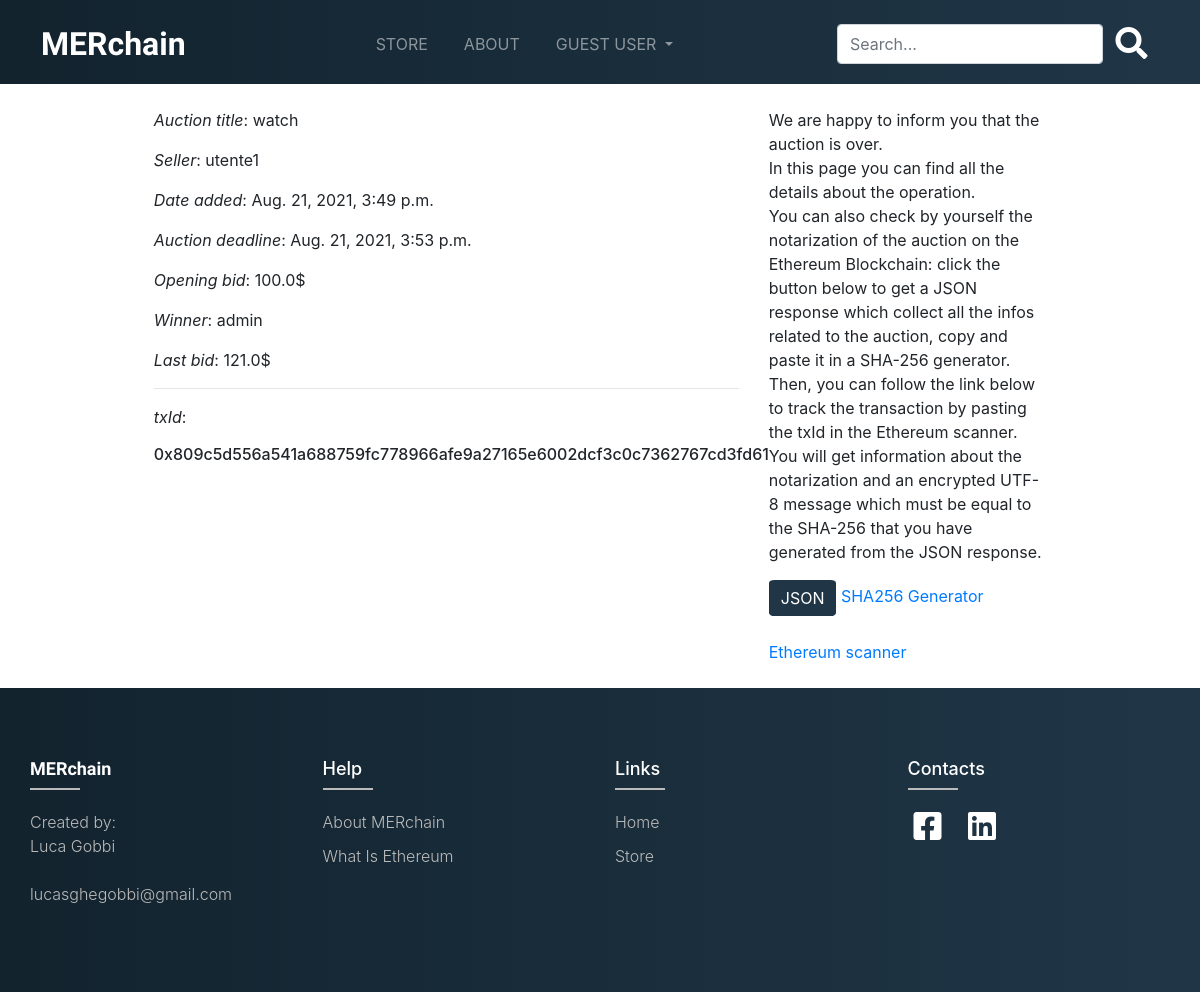
/recap/36/, run on the app's committed database.
### store/models.py (models this page shows, shortened)
class Product(models.Model):
    user = models.ForeignKey(User, on_delete=models.CASCADE, default=None, related_name='user')
    name = models.CharField(max_length=200, null=True)
    price = models.FloatField(null=True, blank=True)
    lastBid = models.FloatField(default=0, blank=True)
    date_added = models.DateTimeField(auto_now_add=True)
    deadline = models.DateTimeField(auto_now_add=False, auto_now=False)
    description = models.CharField(max_length=5000, null=True)
    done = models.BooleanField(default=False)
    winner = models.ForeignKey(User, on_delete=models.CASCADE, related_name='winner', null=True, blank=True)
    image = models.ImageField(upload_to='product_imgs', default='default.png')
    hash = models.CharField(max_length=64, default=None, null=True)
    txId = models.CharField(max_length=66, default=None, null=True)

### store/views.py (the view)
# urls.py: path('recap/<int:pk>/', v.recap_view, name='recap'),
def recap_view(request, pk):
   auction = get_object_or_404(Product, pk=pk)
   context = {
   'auction': auction,
   'notifications': notifications,
   }
   return render(request, 'store/recap.html', context)

### store/templates/store/recap.html (shortened to what this page needs)
{% extends 'store/base.html' %}
{% load static %}
{% block content %}
    <div class="row my-4 justify-content-center">
        <div class="col-6">
            <p><em>Auction title</em>: {{ auction.name }}</p>
            <p><em>Seller</em>: {{ auction.user }}</p>
            <p><em>Date added</em>: {{ auction.date_added }}</p>
            <p><em>Auction deadline</em>: {{ auction.deadline }}</p>
            <p><em>Opening bid</em>: {{ auction.price }}$</p>
            <p><em>Winner</em>: {{ auction.winner }}</p>
            <p><em>Last bid</em>: {{ auction.lastBid }}$</p>
            <hr>
            <p><em>txId</em>: <h6>{{ auction.txId }}</h6></p>
        </div>
        <div class="col-3">
            <p>We are happy to inform you that the auction is over.<br>In this page you can find all the details about the operation.<br>
               You can also check by yourself the notarization of the auction on the Ethereum Blockchain:
               click the button below to get a JSON response which collect all the infos related to the auction, copy and paste it in a SHA-256 generator.
               Then, you can follow the link below to track the transaction by pasting the txId in the Ethereum scanner.
               You will get information about the notarization and an encrypted UTF-8 message which must be equal to the SHA-256 that you have generated from the JSON response.</p>
            <a href="{% url 'json_recap' pk=auction.pk %}"><button class="btn btn-send">JSON</button></a>
            <a href="https://xorbin.com/tools/sha256-hash-calculator">SHA256 Generator</a>
            <br><br>
            <a href="https://ropsten.etherscan.io">Ethereum scanner</a>
        </div>
    </div>
{% endblock content %}

### static/css/base.css (style rules this page uses)
* { padding: 0; margin: 0; box-sizing: 0; }
.btn { border-radius: 0; }
.btn-send { border: none; outline: none; background-color: #203647; color: white; border-radius: 8%; }
.pagination.pagination-rounded-flat .page-item .page-link, a { border: none; border-radius: 50px; }

### data on the page
Product: name "watch", user "utente1", date_added "Aug. 21, 2021, 3:49 p.m.", deadline "Aug. 21, 2021, 3:53 p.m.", price "100.0", winner "admin", lastBid "121.0", txId "0x809c5d556a541a688759fc778966afe9a27165e6002dcf3c0c7362767cd3fd61"
